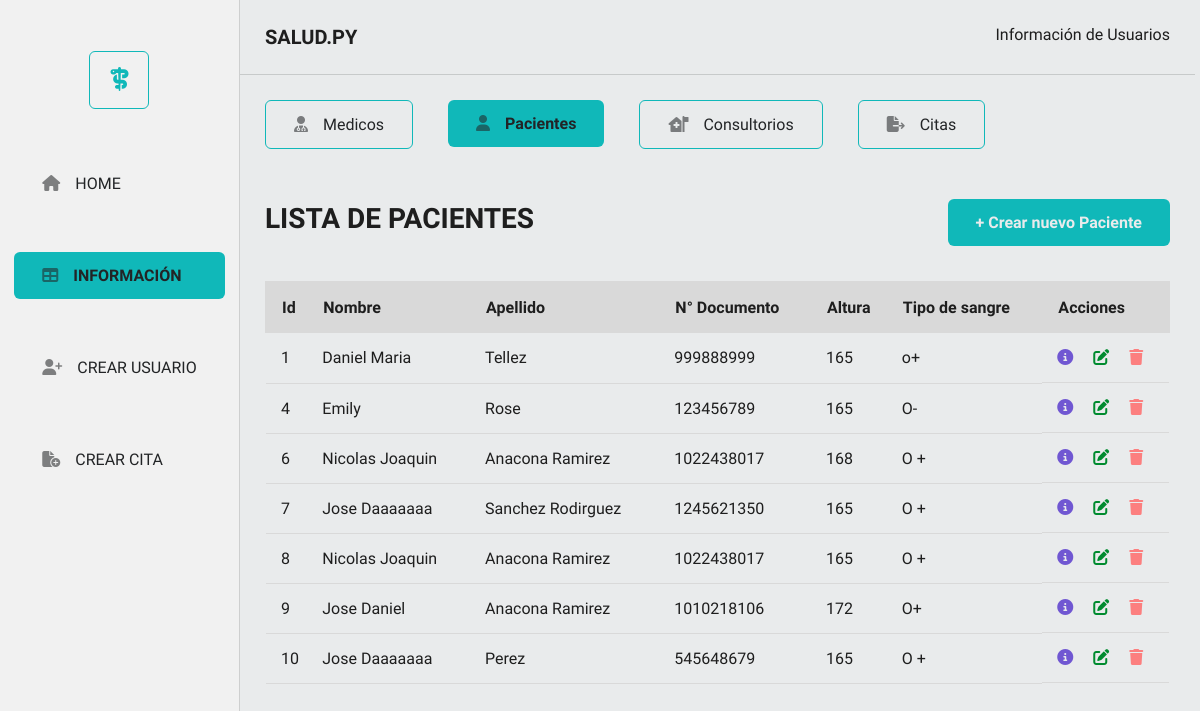
/pacientes, run on the app's committed database.
### app/models.py (models this page shows)
class Paciente(db.Model):
    __tablename__ ='pacientes'
    id = db.Column(db.Integer, primary_key = True )
    nombres = db.Column(db.String(120), nullable = True )
    apellidos = db.Column(db.String(120), nullable = True)
    tipo_identificacion = db.Column(db.String(4), nullable = True)
    numero_identificacion = db.Column(db.Integer)
    altura = db.Column(db.Integer)
    tipo_sangre = db.Column(db.String(2))
    citas = db.relationship("Cita" , backref = "paciente" )

### app/routes.py (the view)
@app.route('/pacientes')
def get_all_pacientes():
    pacientes = Paciente.query.all()
    return render_template('pacientes/pacientes.html', pacientes = pacientes)

### app/templates/pacientes/pacientes.html (shortened to what this page needs)
<!DOCTYPE html>
<html lang="en">
  <head>
    <link rel="stylesheet" href="{{ url_for('static', filename='navs/menuLeft.css')}}">
    <link rel="stylesheet" href="{{ url_for('static', filename = 'info/infoUser.css')}}">
    <link rel="stylesheet" href="{{ url_for('static', filename='styles.css' )}}">
    <link rel="stylesheet" href="{{url_for('static', filename='modals/messages.css')}}">
  </head>
  <body>
    <section class="sectionHomeTable">
      <section class="navLeft">
        <div class="logoNav"><span><i class="fa-solid fa-staff-snake"></i></span></div>
        <div class="navMenuLeft">
          <ul>
            <li><a class="botonLineNone" href="http://127.0.0.1:5000/"><span><i class="fa-solid fa-house"></i></span>HOME</a></li>
            <li><a class="botonPrimary" href="http://127.0.0.1:5000/medicos"><span><i class="fa-solid fa-table"></i></span>INFORMACIÓN</a></li>
            <li><a class="botonLineNone" href="http://127.0.0.1:5000/medicos/create"><span><i class="fa-solid fa-user-plus"></i></span>CREAR USUARIO</a></li>
            <li><a class="botonLineNone" href="http://127.0.0.1:5000/citas/create"><span><i class="fa-solid fa-file-circle-plus"></i></span>CREAR CITA</a></li>
          </ul>
        </div>
      </section>
      <section class="contenidoRight">
        <nav>
          <div class="headerRight">
            <h3>SALUD.PY</h3>
            <p>Información de Usuarios</p>
          </div>
          <div class="navInfoRight">
            <ul>
              <li><a class="botonLine" href="http://127.0.0.1:5000/medicos"><span><i class="fa-solid fa-user-doctor"></i></span>Medicos</a> </li>
              <li><a class="botonPrimary" href="http://127.0.0.1:5000/pacientes"><span><i class="fa-solid fa-user"></i></span> Pacientes </a></li>
              <li><a class="botonLine" href="http://127.0.0.1:5000/consultorios"><span><i class="fa-solid fa-house-medical-flag"></i></span>Consultorios </a></li>
              <li><a class="botonLine" href="http://127.0.0.1:5000/citas"><span><i class="fa-solid fa-file-export"></i></span>Citas</a></li>
            </ul>
          </div>
        </nav>
        <section class="containerRight">
          <div class="navHeaderTable">
            <h3 class="titleTable">LISTA DE PACIENTES</h3>
            <a class="botonPrimary" href="http://127.0.0.1:5000/pacientes/create">+ Crear nuevo Paciente</a>
          </div>
          <article>
            <table class="table">
              <thead class="tableTitle">
                <tr>
                  <th>Id</th>
                  <th>Nombre</th>
                  <th>Apellido</th>
                  <th>N° Documento</th>
                  <th>Altura</th>
                  <th>Tipo de sangre</th>
                  <th>Acciones</th>
                </tr>
              </thead>
              <tbody>
                {% for paciente in pacientes %}
                <tr>
                  <td>{{paciente.id}}</td>
                  <td>{{ paciente.nombres }}</td>
                  <td>{{ paciente.apellidos }}</td>
                  <td>{{ paciente.numero_identificacion }}</td>
                  <td>{{ paciente.altura }}</td>
                  <td>{{ paciente.tipo_sangre }}</td>
                  <td class="accionIcon">
                    <a class="iconInfo" href="/pacientes/{{ paciente.id }}"><i class="fa-solid fa-circle-info"></i></a>
                    <a class="iconUpdate" href="/pacientes/update/{{ paciente.id}}"><i class="fa-solid fa-pen-to-square"></i></a>
                    <a class="iconDelete" href="/pacientes/delete/{{ paciente.id }}"><i class="fa-solid fa-trash"></i></a>
                  </td>
                </tr>
                {% endfor %}
              </tbody>
            </table>
          </article>
        </section>
      </section>
    </section>
  </body>
</html>

### app/static/navs/menuLeft.css (style rules this page uses)
:root { --color-primary: #E9EBEC; --color-secundary: #10B8B9; --color-font : #1E1E1E; --color-font-text: #222426; --color-bg-secondary: #f1f1f1; --color-extra-bg: #D9D9D9; --color-delete: #FC7F7F; --color-upgrade:#008B2F; --color-details:#7057D2; --color-extra-rgba: rgba(34, 36, 38, 0.17); --color-icon-rgba:rgba(34, 36, 38, 0.56); --linea-color: 1px solid var(--color-extra-rgba); --border-butom: 1px solid var(--color-secundary); }
.navLeft { height: 100vh; width: 20%; border-right: var(--linea-color); background: var(--color-bg-secondary); }
.logoNav { height: 20vh; display: flex; align-items: center; justify-content: center; }
.logoNav span { font-size: 1.5rem; border: var(--border-butom); padding: 14px 20px; border-radius: 6px; color: var(--color-secundary); }
.navMenuLeft { display: flex; justify-content: center; align-items: center; }
.navMenuLeft ul { list-style-type: none; display: flex; flex-direction: column; gap: 45px; }
.navLeft ul li a { text-decoration: none; color: var(--color-font-text); }
.navLeft ul li a span { color: var(--color-icon-rgba); }
@media (max-width: 1240px) { .navLeft { width: 25%; } }

### app/static/info/infoUser.css (style rules this page uses)
:root { --color-primary: #E9EBEC; --color-secundary: #10B8B9; --color-font : #1E1E1E; --color-font-text: #222426; --color-bg-secondary: #f1f1f1; --color-extra-bg: #D9D9D9; --color-delete: #FC7F7F; --color-upgrade:#008B2F; --color-details:#7057D2; --color-extra-rgba: rgba(34, 36, 38, 0.17); --color-icon-rgba:rgba(34, 36, 38, 0.56); --linea-color: 1px solid var(--color-extra-rgba); --border-butom: 1px solid var(--color-secundary); }
.navInfoRight { padding: 25px; }
.navInfoRight ul { display: flex; list-style-type: none; gap: 35px; }
.navInfoRight ul li a { text-decoration: none; color: var(--color-font-text); }
.navInfoRight ul li a span { color: var(--color-icon-rgba); }
.containerRight { padding: 25px; }
.navHeaderTable { display: flex; justify-content: space-between; align-items: baseline; margin-bottom: 35px; }
.navHeaderTable h3 { font-size: 1.75rem; }
.table { width: 100%; border-collapse: collapse; }
.tableTitle { height: 50px; text-align: left; border-radius: 6px; align-items: baseline; }
.tableTitle tr { background-color: var(--color-extra-bg); border-color: none; margin-left: 15px; }
.tableTitle th { border: 2px solid var(--color-extra-bg); padding-left: 15px; }
.table td { height: 50px; border-bottom: 1px solid var(--color-extra-bg); padding-left: 15px; }
.accionIcon { display: flex; gap: 20px; align-items: center; }
.iconInfo { color: var(--color-details); }
.iconUpdate { color: var(--color-upgrade); }
.iconDelete { color: var(--color-delete); }

### app/static/styles.css (style rules this page uses)
:root { --font-family-style : "Sarabun", sans-serif; --color-primary: #E9EBEC; --color-secundary: #10B8B9; --color-font : #1E1E1E; --color-font-text: #222426; --color-bg-secondary: #f1f1f1; --color-extra-bg: #D9D9D9; --color-extra-rgba: rgba(34, 36, 38, 0.17); --color-icon-rgba:rgba(34, 36, 38, 0.56); --color-delete: #FC7F7F; --color-upgrade:#008B2F; --color-details:#7057D2; --linea-color: 1px solid var(--color-extra-rgba); --border-butom: 1px solid var(--color-secundary); }
* { margin: 0; padding: 0; box-sizing: border-box; }
body { background-color: var(--color-primary); font-family: var(--font-family-style); color: var(--color-font); }
.sectionHomeTable { display: flex; }
.botonPrimary { display: flex; gap: 15px; align-items: center; border-radius: 6px; padding: 14px 28px; background-color: var(--color-secundary); text-decoration: none; color: var(--color-primary); font-weight: 600; border: none; }
.botonLine { display: flex; gap: 15px; align-items: center; border-radius: 6px; padding: 14px 28px; border: 1px solid var(--color-secundary); }
.botonLineNone { display: flex; gap: 15px; align-items: center; border-radius: 6px; padding: 14px 28px; }
.contenidoRight { width: 100%; padding-right: 35px; }
.headerRight { padding: 25px; display: flex; justify-content: space-between; border-bottom: var(--linea-color); }
.headerRight h3 { font-size: 1.25rem; font-weight: 600; }
@media (max-width: 1240px) { .contenidoRight { padding-right: 5px; } }

### data on the page
Paciente: id "1", nombres "Daniel Maria", apellidos "Tellez", numero_identificacion "999888999", altura "165", tipo_sangre "o+"
Paciente: id "4", nombres "Emily", apellidos "Rose", numero_identificacion "123456789", altura "165", tipo_sangre "O-"
Paciente: id "6", nombres "Nicolas Joaquin", apellidos "Anacona Ramirez", numero_identificacion "1022438017", altura "168", tipo_sangre "O +"
Paciente: id "7", nombres "Jose Daaaaaaa", apellidos "Sanchez Rodirguez", numero_identificacion "1245621350", altura "165", tipo_sangre "O +"
Paciente: id "8", nombres "Nicolas Joaquin", apellidos "Anacona Ramirez", numero_identificacion "1022438017", altura "165", tipo_sangre "O +"
Paciente: id "9", nombres "Jose Daniel", apellidos "Anacona Ramirez", numero_identificacion "1010218106", altura "172", tipo_sangre "O+"
Paciente: id "10", nombres "Jose Daaaaaaa", apellidos "Perez", numero_identificacion "545648679", altura "165", tipo_sangre "O +"
